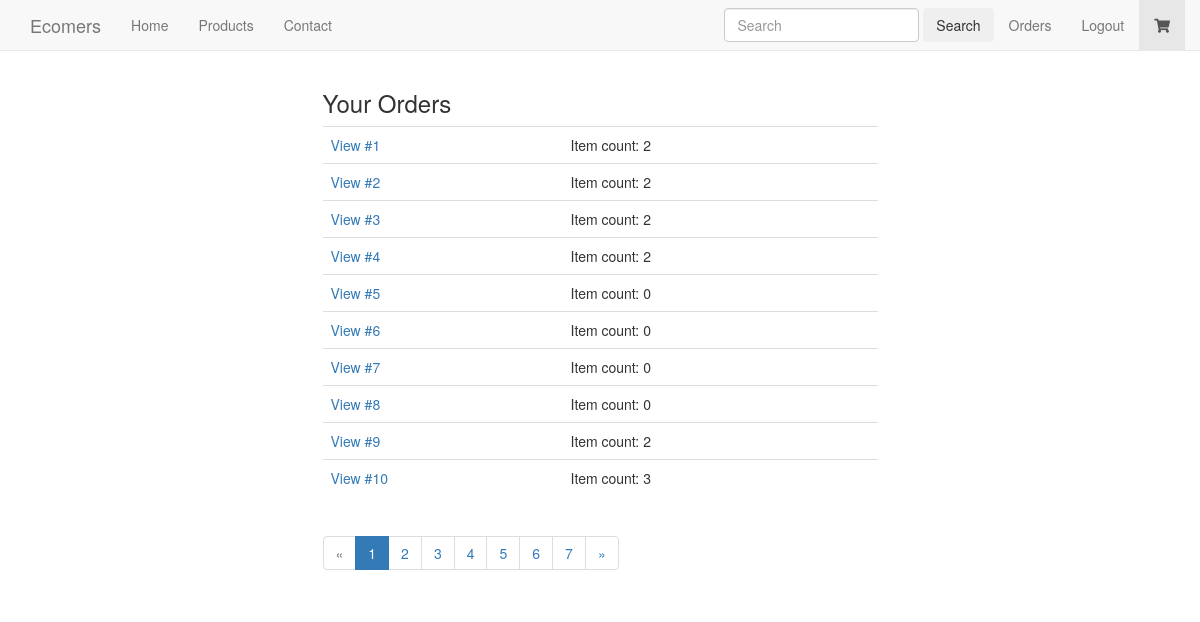
/order/ (signed in), run on the app's committed database.
### orders/models.py (models this page shows, shortened)
class Order(models.Model):
    status = models.CharField(max_length=20, choices = ORDER_STATUS_CHOICES,default='created' )
    cart = models.ForeignKey(Cart)
    user = models.ForeignKey(UserCheckout,null =True)
    billing_address = models.ForeignKey(UserAddress, related_name='billing_address',null =True)
    shipping_address = models.ForeignKey(UserAddress, related_name='shipping_address',null =True)
    shipping_total_price = models.DecimalField(max_digits=50, decimal_places=2, default=5.99)
    order_total = models.DecimalField(max_digits=50, decimal_places=2)
    order_id = models.CharField(blank=True,null=True, max_length=20)
    def get_absolute_url(self):
        return reverse('order_detail',kwargs={'pk':self.id})

### carts/models.py (models this page shows, shortened)
class Cart(models.Model):
    user = models.ForeignKey(settings.AUTH_USER_MODEL,null = True,blank =True)
    items = models.ManyToManyField(Variation, through = 'CartItem')
    timestamp = models.DateTimeField(auto_now_add = True,auto_now = False)
    update = models.DateTimeField(auto_now_add = False,auto_now = True)
    sub_total = models.DecimalField(max_digits=50, decimal_places=2,default = 0.00)
    tax_total = models.DecimalField(max_digits=10, decimal_places=2,default = 0.00)
    total = models.DecimalField(max_digits=50, decimal_places=2,default = 0.00)
    tax_persent = models.DecimalField(max_digits=10, decimal_places=2,default = 0.08)

### orders/views.py (the view)
# urls.py: url(r'^order/$', OrderListView.as_view(),name='order'),
class OrderListView(ListView):
    model = Order
    def get_context_data(self,**kwargs):
        context = super().get_context_data(**kwargs)
        user_list = Order.objects.all()
        page = self.request.GET.get('page', 1)
        paginator = Paginator(user_list, 10)
        try:
            users = paginator.page(page)
        except PageNotAnInteger:
            users = paginator.page(1)
        except EmptyPage:
            users = paginator.page(paginator.num_pages)
        context['orders'] = users
        return context
    def dispatch(self,*args,**kwargs):
        if self.request.user.is_authenticated():
            user_checkout = UserCheckout.objects.get_or_create(email=self.request.user.email,user=self.request.user)[0]
            self.request.session['user_checkout_id'] = user_checkout.id
        elif self.request.session.get('user_checkout_id') is None:
            return redirect('checkout')
        return super().dispatch(*args,**kwargs)
    def get_queryset(self,*args,**kwargs):
        user_checkout_id = self.request.session.get('user_checkout_id')
        user_checkout = UserCheckout.objects.get(id=user_checkout_id)
        return super().get_queryset(*args,**kwargs).filter(user=user_checkout)

### templates/orders/order_list.html (shortened to what this page needs)
{% extends "base.html" %}
{% block content %}
<div class="row">
<div class="col-sm-6 col-sm-offset-3">
  {% if orders|length > 0  %}
  <h3>Your Orders</h3>
<table class="table">
  {% for order in orders %}
    <tr>
      <td> <a href="{{order.get_absolute_url}}">View  #{% if order.order_id %}{{order.order_id}}{% else %}{{order.id}}{% endif %}</a> </td>
      <td>Item count: {{order.cart.items.count}}</td>
    </tr>
  {% endfor %}
</table>
{% if orders.has_other_pages %}
  <ul class="pagination">
    {% if orders.has_previous %}
      <li><a href="?page={{ orders.previous_page_number }}">&laquo;</a></li>
    {% else %}
      <li class="disabled"><span>&laquo;</span></li>
    {% endif %}
    {% for i in orders.paginator.page_range %}
      {% if orders.number == i %}
        <li class="active"><span>{{ i }} <span class="sr-only">(current)</span></span></li>
      {% else %}
        <li><a href="?page={{ i }}">{{ i }}</a></li>
      {% endif %}
    {% endfor %}
    {% if orders.has_next %}
      <li><a href="?page={{ orders.next_page_number }}">&raquo;</a></li>
    {% else %}
      <li class="disabled"><span>&raquo;</span></li>
    {% endif %}
  </ul>
{% endif %}
</div>
</div>
{% else %}
<h4>You do not currently have orders</h4>
{% endif %}
{% endblock %}

### static_in_pro/our_static/css/navbar-fixed-top.css (style rules this page uses)
body { min-height: 2000px; padding-top: 70px; }

### data on the page
Order: id "1", cart.items.count "2"
Order: id "2", cart.items.count "2"
Order: id "3", cart.items.count "2"
Order: id "4", cart.items.count "2"
Order: id "5", cart.items.count "0"
Order: id "6", cart.items.count "0"
Order: id "7", cart.items.count "0"
Order: id "8", cart.items.count "0"
Order: id "9", cart.items.count "2"
Order: id "10", cart.items.count "3"

### other printed values
{{ i }} "1"
{{ i }} "2" "3" "4" "5" "6" "7"
